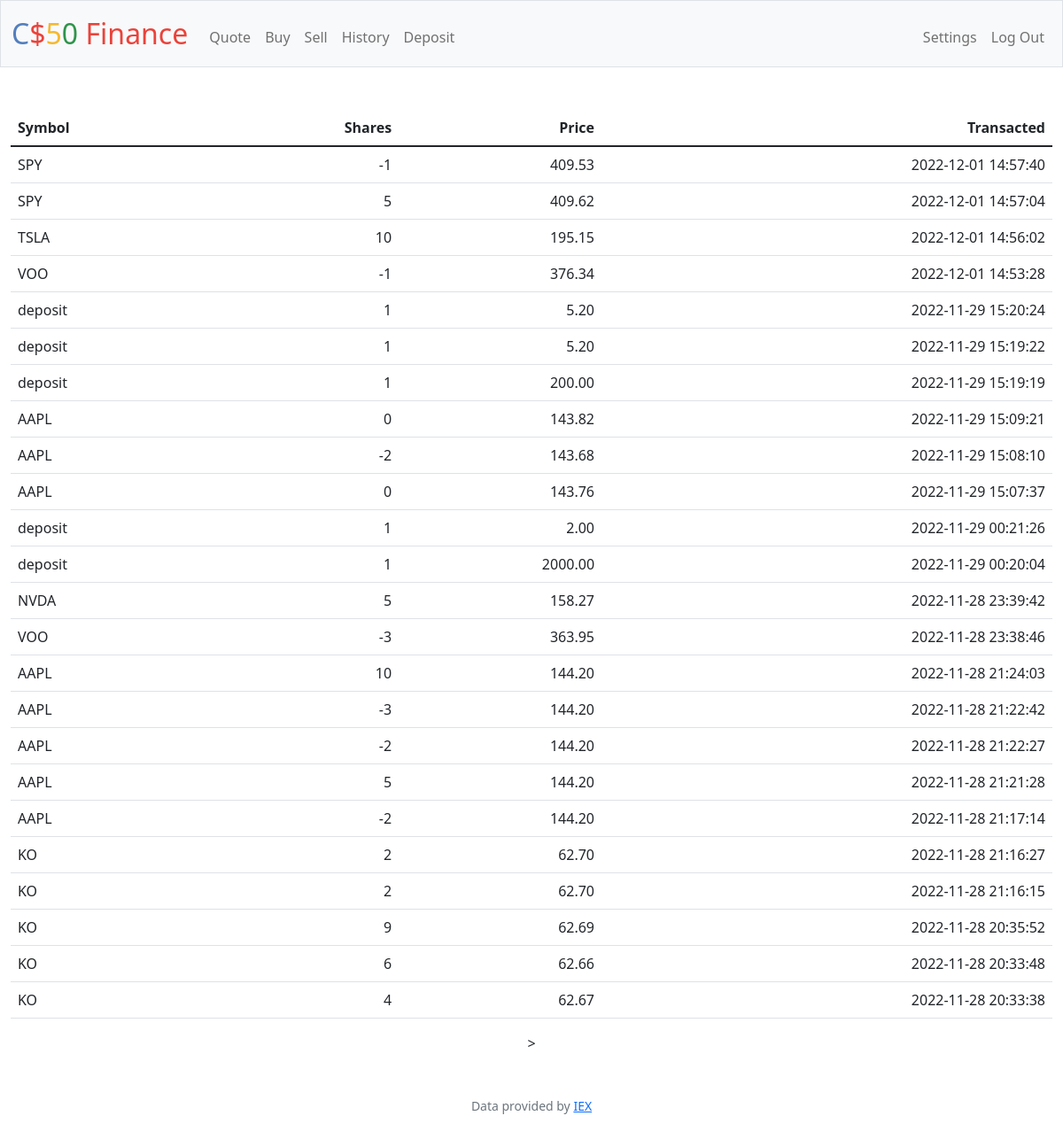
The app's page /history (signed in) with its own data.
### tables this page shows
CREATE TABLE history(
    id INTEGER PRIMARY KEY AUTOINCREMENT NOT NULL,
    user_id integer not null,
    symbol text not null,
    shares integer not null,
    price integer not null,
    transacted datetime
);

### app.py (the view)
@app.route("/history")
@login_required
def history():
    query = "select * from history where user_id in(select id from users where id = ?);"
    transactions = db.execute(query, session["user_id"])
    if len(transactions) == 0:
        return render_template(
            "history.html",
            transactions=transactions
        )
    else:
        return render_template(
            "history.html",
            transactions=transactions
        )

### app.py (called while the page is built)
@app.after_request
def after_request(response):
    response.headers["Cache-Control"] = "no-cache, no-store, must-revalidate"
    response.headers["Expires"] = 0
    response.headers["Pragma"] = "no-cache"
    return response

### helpers.py (called while the page is built)
def login_required(f):
    @wraps(f)
    def decorated_function(*args, **kwargs):
        if session.get("user_id") is None:
            return redirect("/login")
        return f(*args, **kwargs)
    return decorated_function

### templates/history.html (shortened to what this page needs)
{% extends "layout.html" %}
{% block main %}
    <table class="table">
        <thead>
            <tr>
                <th class="text-start">Symbol</th>
                <th class="text-end">Shares</th>
                <th class="text-end">Price</th>
                <th class="text-end">Transacted</th>
            </tr>
        </thead>
        <tbody>
            {% for transaction in transactions | reverse %}
                <tr>
                    <td class="text-start">{{ transaction.symbol }}</td>
                    <td class="text-end">{{ transaction.shares }}</td>
                    <td class="text-end">{{ "%3.2f" | format(transaction.price) }}</td>
                    <td class="text-end">{{ transaction.transacted }}</td>
                </tr>
            {% endfor %}
        </tbody>
    </table>>
{% endblock %}

### templates/layout.html (shortened to what this page needs)
<!DOCTYPE html>
<html lang="en">
    <head>
        <link href="https://cdn.jsdelivr.net/npm/bootstrap@5.1.3/dist/css/bootstrap.min.css" rel="stylesheet">
        <link href="/static/styles.css" rel="stylesheet">
    </head>
    <body>
        <nav class="bg-light border navbar navbar-expand-md navbar-light">
            <div class="container-fluid">
                <a class="navbar-brand" href="/"><span class="blue">C</span><span class="red">$</span><span class="yellow">5</span><span class="green">0</span> <span class="red">Finance</span></a>
                <div class="collapse navbar-collapse" id="navbar">
                    {% if session["user_id"] %}
                        <ul class="navbar-nav me-auto mt-2">
                            <li class="nav-item"><a class="nav-link" href="/quote">Quote</a></li>
                            <li class="nav-item"><a class="nav-link" href="/buy">Buy</a></li>
                            <li class="nav-item"><a class="nav-link" href="/sell">Sell</a></li>
                            <li class="nav-item"><a class="nav-link" href="/history">History</a></li>
                            <li class="nav-item"><a class="nav-link" href="/deposit">Deposit</a></li>
                        </ul>
                        <ul class="navbar-nav ms-auto mt-2">
                            <li class="nav-item"><a class="nav-link" href="/settings">Settings</a></li>
                            <li class="nav-item"><a class="nav-link" href="/logout">Log Out</a></li>
                        </ul>
                    {% else %}
                        <ul class="navbar-nav ms-auto mt-2">
                            <li class="nav-item"><a class="nav-link" href="/register">Register</a></li>
                            <li class="nav-item"><a class="nav-link" href="/login">Log In</a></li>
                        </ul>
                    {% endif %}
                </div>
            </div>
        </nav>
        <main class="container-fluid py-5 text-center">
            {% block main %}{% endblock %}
        </main>
        <footer class="mb-5 small text-center text-muted">
            Data provided by <a href="https://iexcloud.io/">IEX</a>
        </footer>
    </body>
</html>

### static/styles.css (style rules this page uses)
nav .navbar-brand { font-size: xx-large; }
nav .navbar-brand .blue { color: #537fbe; }
nav .navbar-brand .red { color: #ea433b; }
nav .navbar-brand .yellow { color: #f5b82e; }
nav .navbar-brand .green { color: #2e944b; }

### records on screen
history: price "409.53"
history: price "409.62"
history: price "195.15"
history: price "376.34"
history: price "5.20"
history: price "5.20"
history: price "200.00"
history: price "143.82"
history: price "143.68"
history: price "143.76"
history: price "2.00"
history: price "2000.00"
history: price "158.27"
history: price "363.95"
history: price "144.20"
history: price "144.20"
history: price "144.20"
history: price "144.20"
history: price "144.20"
history: price "62.70"
history: price "62.70"
history: price "62.69"
history: price "62.66"
history: price "62.67"
